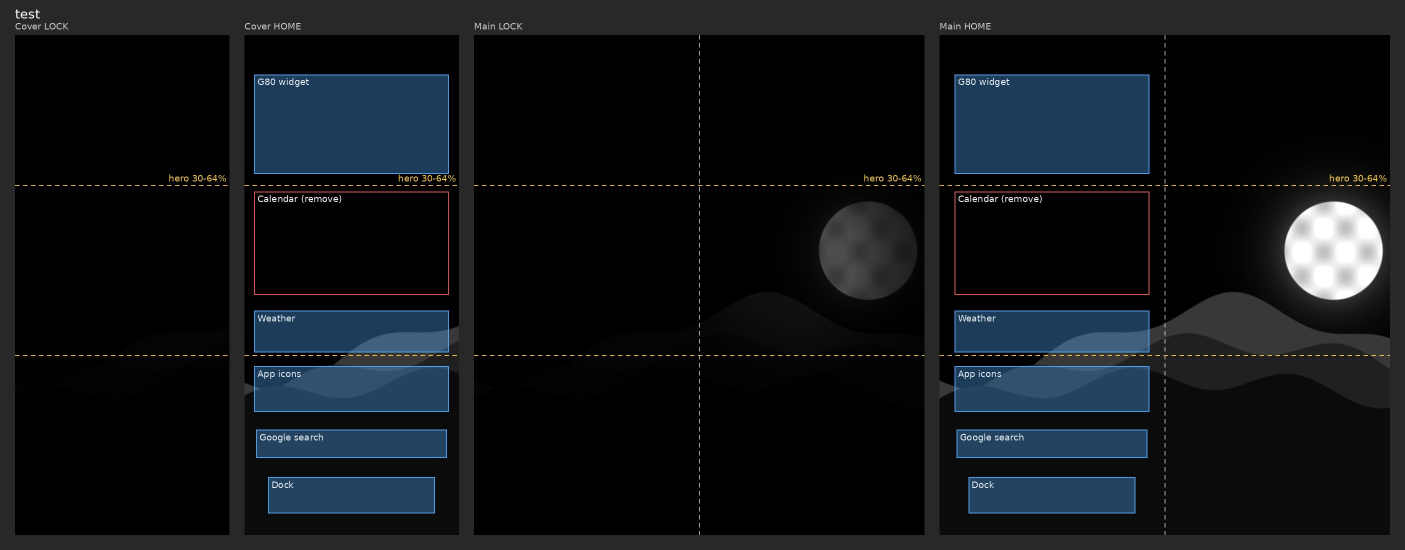
#> input picture wallpaper/sample_preview.jpg, 2810 x 1100 px (shown at 1/2 size); its folder holds only this picture in this run
$ python make_wallpapers.py sample_preview.jpg
#> lines starting #> are read from the running program, lines starting #| are printed output that depends on the picture
"""갤럭시 Z 폴드8 울트라 흑백 배경화면 생성기.

사진 1장으로 4장(메인 홈/잠금, 커버 홈/잠금)과 위젯 위치 미리보기 1장을 만든다.

사용 예:
    python3 make_wallpapers.py photo.jpg --name moon
    python3 make_wallpapers.py photo.jpg --name ridge --focus-x 0.7 --flip
"""

import argparse
from pathlib import Path

import numpy as np
from PIL import Image, ImageDraw, ImageFont, ImageOps

MAIN_W, MAIN_H = 2256, 2504
COVER_W, COVER_H = 1080, 2520
HALF_W = MAIN_W // 2  # 1128

# 커버 화면(1080 x 2520) 기준 위젯 위치: (라벨, y1, y2, x1, x2, 삭제 예정 여부)
COVER_LAYOUT = [
    ("G80 widget", 200, 700, 50, 1030, False),
    ("Calendar (remove)", 790, 1310, 50, 1030, True),
    ("Weather", 1390, 1600, 50, 1030, False),
    ("App icons", 1670, 1900, 50, 1030, False),
    ("Google search", 1990, 2130, 60, 1020, False),
    ("Dock", 2230, 2410, 120, 960, False),
]
HERO_BAND = (0.30, 0.64)  # 주인공을 둘 세로 구간 (비율)


def load_gray(path, flip, contrast):
    img = ImageOps.exif_transpose(Image.open(path)).convert("L")
    if flip:
        img = ImageOps.mirror(img)
    if contrast:
        img = ImageOps.autocontrast(img, cutoff=0.5)
    return img


def fit_main(img, focus_x, focus_y, zoom):
    """사진을 2256 x 2504에 꽉 차게 확대한 뒤 focus 위치를 기준으로 자른다."""
    scale = max(MAIN_W / img.width, MAIN_H / img.height) * zoom
    w, h = round(img.width * scale), round(img.height * scale)
    img = img.resize((w, h), Image.LANCZOS)
    left = round((w - MAIN_W) * focus_x)
    top = round((h - MAIN_H) * focus_y)
    return img.crop((left, top, left + MAIN_W, top + MAIN_H))


def cover_from_main(main):
    """커버 규칙: 왼쪽 절반 → 세로 2520으로 확대 → 가운데 1080만 남김."""
    half = main.crop((0, 0, HALF_W, MAIN_H))
    w = round(HALF_W * COVER_H / MAIN_H)  # 1135
    half = half.resize((w, COVER_H), Image.LANCZOS)
    left = (w - COVER_W) // 2
    return half.crop((left, 0, left + COVER_W, COVER_H))


def make_lock(main, brightness, spot):
    """같은 그림을 어둡게. spot=(x, y, r)이면 그 원 밖은 더 어둡게 해서 일부만 남긴다."""
    arr = np.asarray(main, dtype=np.float32) * brightness
    if spot:
        sx, sy, r = spot
        yy, xx = np.mgrid[0:MAIN_H, 0:MAIN_W]
        d = np.hypot(xx - sx * MAIN_W, yy - sy * MAIN_H) / (r * MAIN_W)
        # 원 안쪽은 그대로, 가장자리에서 부드럽게 줄어 원 밖은 25%만 남김
        mask = 0.25 + 0.75 * np.clip(1.5 - d, 0, 1) ** 2
        arr *= mask
    return Image.fromarray(np.clip(arr, 0, 255).astype(np.uint8))


def cover_to_main_xy(x, y):
    """커버 좌표를 메인 화면 왼쪽 절반 좌표로 옮긴다 (커버 규칙의 역변환)."""
    k = MAIN_H / COVER_H
    offset = (round(HALF_W * COVER_H / MAIN_H) - COVER_W) // 2
    return (x + offset) * k, y * k


def get_font(size):
    for f in ("/usr/share/fonts/truetype/dejavu/DejaVuSans.ttf",
              "/usr/share/fonts/truetype/liberation/LiberationSans-Regular.ttf"):
        if Path(f).exists():
            return ImageFont.truetype(f, size)
    return ImageFont.load_default(size=size)


def draw_overlay(panel, scale, boxes, font, fold_x=None):
    """반투명 위젯 상자, 주인공 띠, 접히는 선을 그린다."""
    base = panel.convert("RGBA")
    layer = Image.new("RGBA", base.size, (0, 0, 0, 0))
    d = ImageDraw.Draw(layer)
    for label, x1, y1, x2, y2, removed in boxes:
        rect = [x1 * scale, y1 * scale, x2 * scale, y2 * scale]
        if removed:
            d.rectangle(rect, outline=(255, 90, 90, 220), width=2)
        else:
            d.rectangle(rect, fill=(80, 170, 255, 90), outline=(80, 170, 255, 230), width=2)
        d.text((rect[0] + 6, rect[1] + 4), label, fill=(255, 255, 255, 240), font=font)
    h = base.height
    for frac in HERO_BAND:
        y = frac * h
        for x in range(0, base.width, 16):
            d.line([(x, y), (x + 8, y)], fill=(255, 210, 60, 220), width=2)
    label = "hero 30-64%"
    tw = d.textlength(label, font=font)
    d.text((base.width - tw - 6, HERO_BAND[0] * h - 24), label, fill=(255, 210, 60, 240), font=font)
    if fold_x is not None:
        x = fold_x * scale
        for y in range(0, h, 16):
            d.line([(x, y), (x, y + 8)], fill=(255, 255, 255, 160), width=2)
    return Image.alpha_composite(base, layer).convert("RGB")


def make_preview(cover_lock, cover_home, main_lock, main_home, title):
    ph = 1000
    font = get_font(18)
    s_cover = ph / COVER_H
    s_main = ph / MAIN_H

    cover_boxes = [(l, x1, y1, x2, y2, r) for l, y1, y2, x1, x2, r in COVER_LAYOUT]
    main_boxes = []
    for l, y1, y2, x1, x2, r in COVER_LAYOUT:
        mx1, my1 = cover_to_main_xy(x1, y1)
        mx2, my2 = cover_to_main_xy(x2, y2)
        main_boxes.append((l, mx1, my1, mx2, my2, r))

    def small(img, s):
        return img.convert("RGB").resize((round(img.width * s), round(img.height * s)), Image.LANCZOS)

    panels = [
        ("Cover LOCK", draw_overlay(small(cover_lock, s_cover), s_cover, [], font)),
        ("Cover HOME", draw_overlay(small(cover_home, s_cover), s_cover, cover_boxes, font)),
        ("Main LOCK", draw_overlay(small(main_lock, s_main), s_main, [], font, HALF_W)),
        ("Main HOME", draw_overlay(small(main_home, s_main), s_main, main_boxes, font, HALF_W)),
    ]
    gap, top = 30, 70
    width = sum(p.width for _, p in panels) + gap * (len(panels) + 1)
    sheet = Image.new("RGB", (width, ph + top + gap), (40, 40, 40))
    d = ImageDraw.Draw(sheet)
    d.text((gap, 12), title, fill=(255, 255, 255), font=get_font(26))
    x = gap
    for label, p in panels:
        d.text((x, top - 28), label, fill=(200, 200, 200), font=font)
        sheet.paste(p, (x, top))
        x += p.width + gap
    return sheet


def main():
    ap = argparse.ArgumentParser(description=__doc__, formatter_class=argparse.RawDescriptionHelpFormatter)
    ap.add_argument("photo", help="원본 사진 경로")
    ap.add_argument("--name", help="결과 파일 이름 (기본: 사진 파일 이름)")
    ap.add_argument("--out", default="output", help="결과 폴더 (기본: output)")
    ap.add_argument("--focus-x", type=float, default=0.5, help="가로 자르는 위치 0=왼쪽 끝, 1=오른쪽 끝")
    ap.add_argument("--focus-y", type=float, default=0.5, help="세로 자르는 위치 0=위, 1=아래")
    ap.add_argument("--zoom", type=float, default=1.0, help="추가 확대 배율 (1 이상)")
    ap.add_argument("--flip", action="store_true", help="좌우 뒤집기 (주인공을 오른쪽으로 옮길 때)")
    ap.add_argument("--no-contrast", action="store_true", help="자동 대비 보정 끄기")
    ap.add_argument("--lock-brightness", type=float, default=0.30, help="잠금 화면 밝기 (기본 0.30)")
    ap.add_argument("--spot", type=float, nargs=3, metavar=("X", "Y", "R"),
                    help="잠금 화면에서 남길 부분: 메인 기준 비율 좌표 X Y와 반지름 R (가로 비율)")
    args = ap.parse_args()

    name = args.name or Path(args.photo).stem
    out = Path(args.out) / name
    out.mkdir(parents=True, exist_ok=True)

    src = load_gray(args.photo, args.flip, not args.no_contrast)
#> in load_gray, `img = ImageOps.exif_transpose(Image.open(path)).convert("L")`:
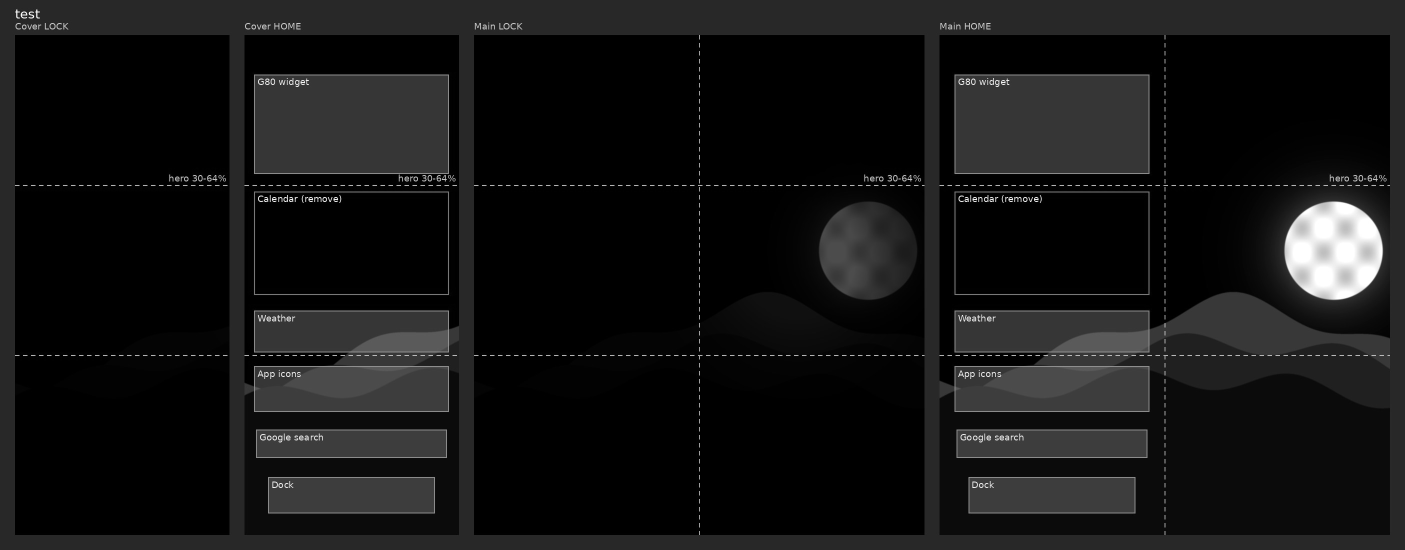
#> img: PIL image 2810x1100 L (shown at 1/2 size); min 0, max 255, mean 20.2
    main_home = fit_main(src, args.focus_x, args.focus_y, args.zoom)
    main_lock = make_lock(main_home, args.lock_brightness, args.spot)
    cover_home = cover_from_main(main_home)
    cover_lock = cover_from_main(main_lock)
#> in cover_from_main (call 2), `half = main.crop((0, 0, HALF_W, MAIN_H))`:
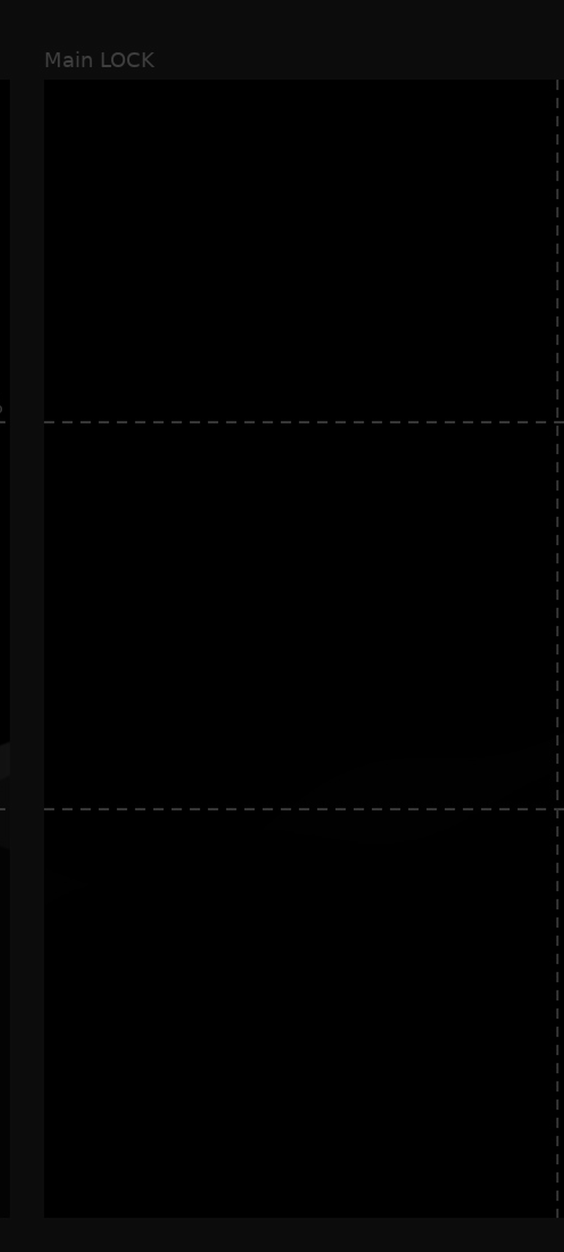
#> half: PIL image 1128x2504 L (shown at 1/2 size); min 0, max 76, mean 2.1

    files = {
        "main_home": main_home, "main_lock": main_lock,
        "cover_home": cover_home, "cover_lock": cover_lock,
    }
    for key, img in files.items():
        img.convert("RGB").save(out / f"{name}_{key}.jpg", quality=95)
#> this loop made 4 passes
#> key on passes 1 to 4: 'main_home', 'main_lock', 'cover_home', 'cover_lock'
    make_preview(cover_lock, cover_home, main_lock, main_home, name).save(out / f"{name}_preview.jpg", quality=90)
#> in small, `return img.convert("RGB").resize((round(img.width * s), round(img.heig..`:
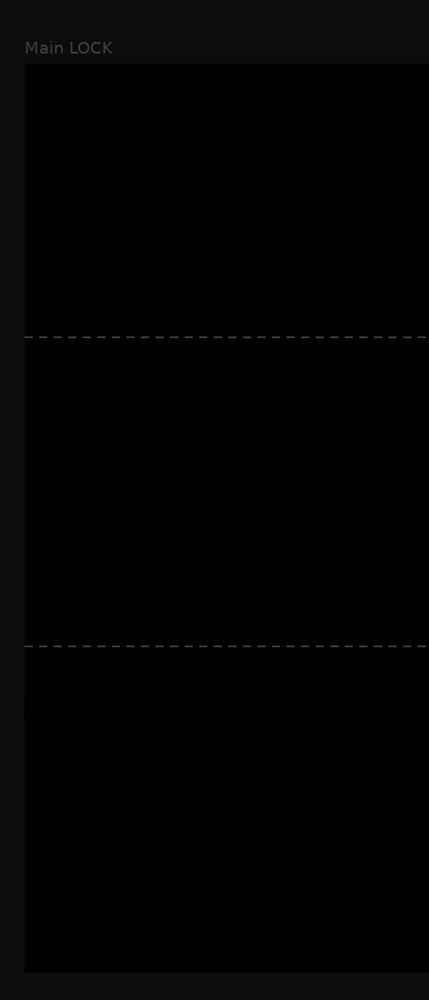
#> returned value: PIL image 429x1000 RGB; min 0, max 75, mean 1.9
#> in draw_overlay, `layer = Image.new("RGBA", base.size, (0, 0, 0, 0))`: layer: PIL image 429x1000 RGBA; every value is 0
#> in draw_overlay, `tw = d.textlength(label, font=font)`: tw = 115.7
#> call 2 of draw_overlay, with scale = 0.397
#> in draw_overlay (call 2), `return Image.alpha_composite(base, layer).convert("RGB")`:
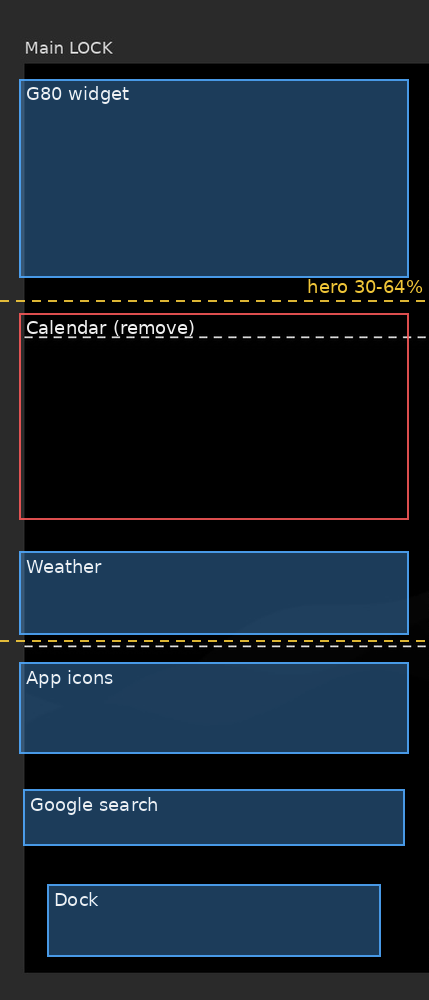
#> returned value: PIL image 429x1000 RGB; mean R, G, B 23.3, 37.7, 51.7
#> in draw_overlay (call 3), `layer = Image.new("RGBA", base.size, (0, 0, 0, 0))`: layer: PIL image 901x1000 RGBA; every value is 0
#> call 4 of draw_overlay, with scale = 0.399, fold_x = 1128
#> in draw_overlay (call 4), `return Image.alpha_composite(base, layer).convert("RGB")`:
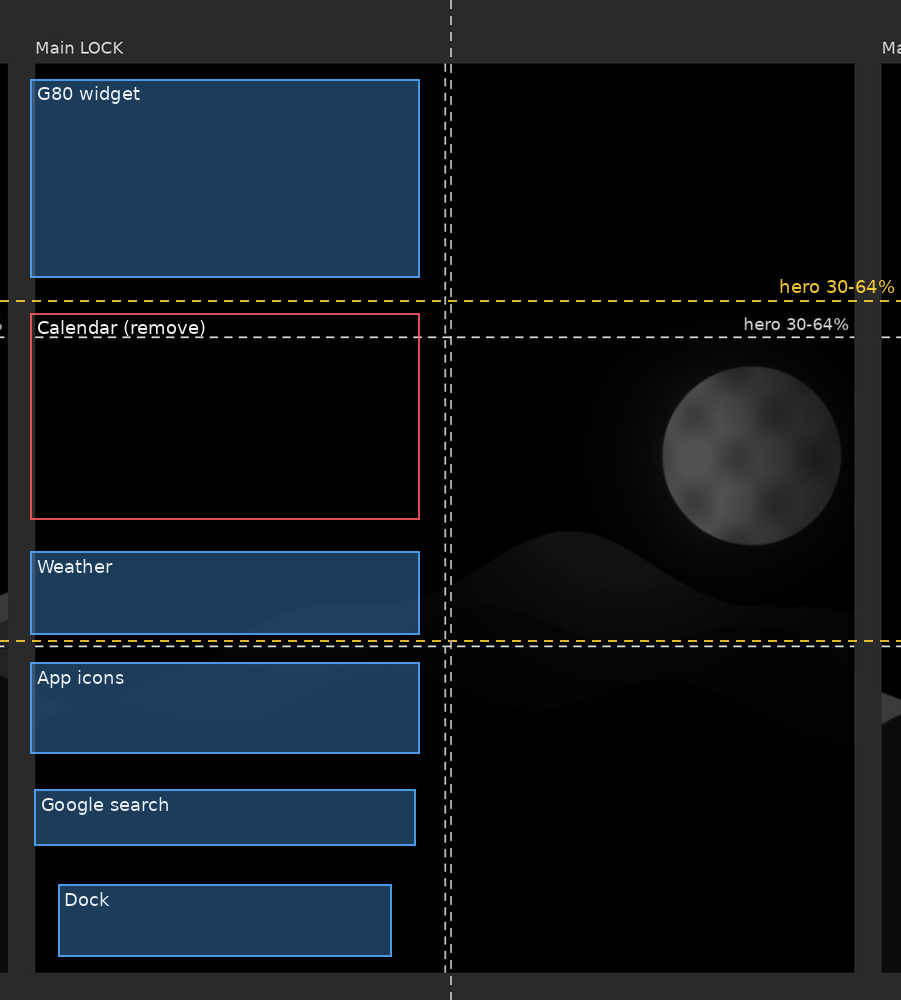
#> returned value: PIL image 901x1000 RGB; mean R, G, B 17.7, 24.5, 31
#> in make_preview, `width = sum(p.width for _, p in panels) + gap * (len(panels) + 1)`: width = 2810
#> in make_preview, `sheet = Image.new("RGB", (width, ph + top + gap), (40, 40, 40))`: sheet: PIL image 2810x1100 RGB; every value is 40
#> the loop in make_preview, `for label, p in panels:` made 4 passes
#> (label, x) on passes 1 to 4: ('Cover LOCK', 489), ('Cover HOME', 948), ('Main LOCK', 1879), ('Main HOME', 2810)
#> after the loop in make_preview, `for label, p in panels:`:
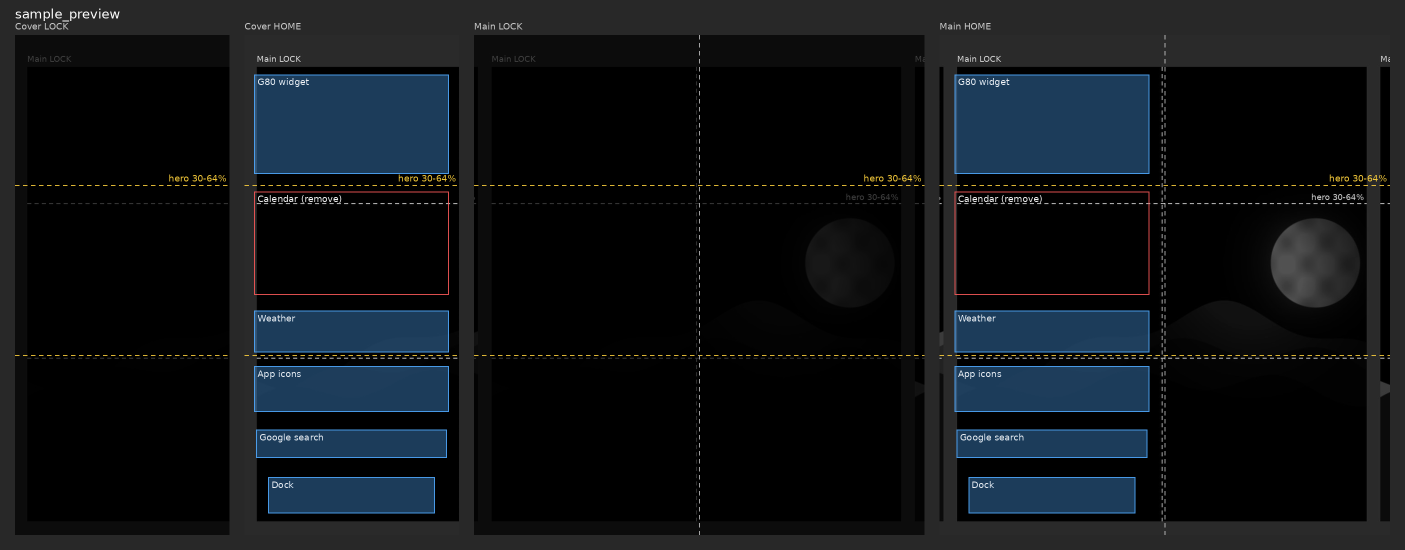
#> sheet: PIL image 2810x1100 RGB (shown at 1/2 size); mean R, G, B 15.5, 19.4, 23.1
    print(f"완료: {out}/")
    for key, img in files.items():
        print(f"  {name}_{key}.jpg  {img.width} x {img.height}")
    print(f"  {name}_preview.jpg")


if __name__ == "__main__":
    main()
